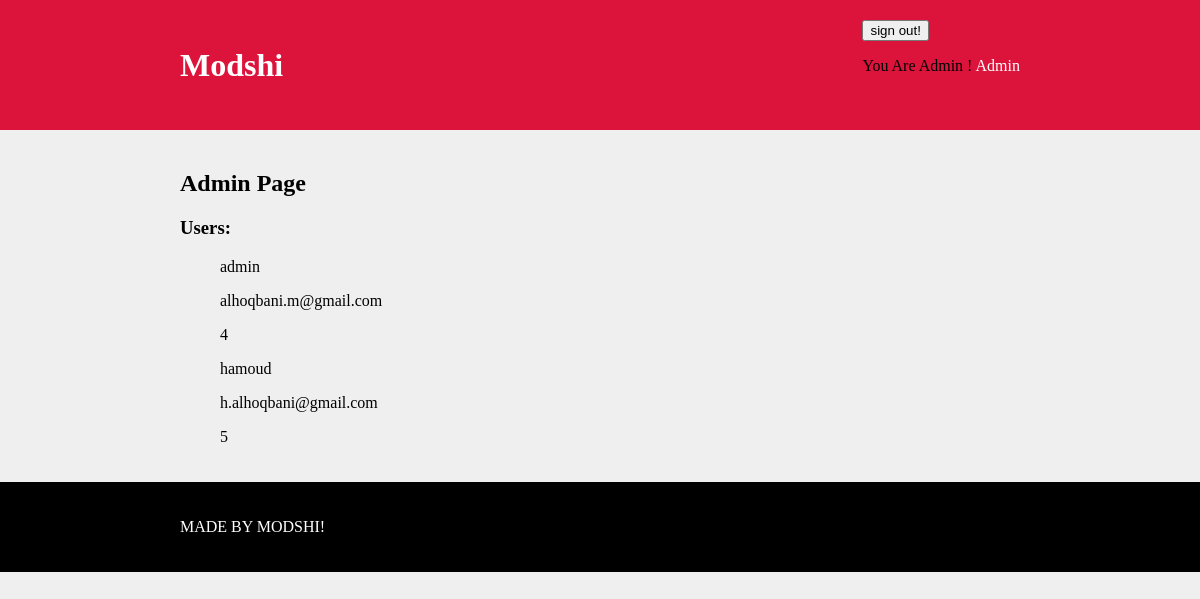
Screenshot of /admin.php (signed in) with the database file from the repository.
### tables this page shows
CREATE TABLE `users` (
  `user_id` int(11) NOT NULL AUTO_INCREMENT,
  `user_first` varchar(255) NOT NULL,
  `user_last` varchar(255) NOT NULL,
  `user_name` varchar(255) NOT NULL,
  `user_email` varchar(255) NOT NULL,
  `user_pwd` varchar(255) NOT NULL,
  `user_type` varchar(10) DEFAULT '',
  PRIMARY KEY (`user_id`)
);

### admin.php (the view, shortened to what this page needs)
<?php
include_once 'theme/header.php';
include_once 'include/db.inc.php';
?>
<h2>Admin Page</h2>
<h3>Users:</h3>
<?php
$ss = "SELECT * FROM users";
$result = mysqli_query( $connectDB, $ss );
        echo '<ul>';
        while ( $row = mysqli_fetch_assoc( $result ) ) {
            echo '<p>' . $row['user_name'] . '</p>';
            echo '<p>' . $row['user_email'] . '</p>';
            echo '<p>' . $row['user_id'] . '</p>';
        }
        echo '</ul>';
?>
<?php include_once 'theme/footer.php';?>

### theme/style.css (style rules this page uses)
body { background-color: #efefef; margin: 0; }

### rows the page displays
users: user_name "admin", user_email "alhoqbani.m@gmail.com", user_id "4"
users: user_name "hamoud", user_email "h.alhoqbani@gmail.com", user_id "5"
